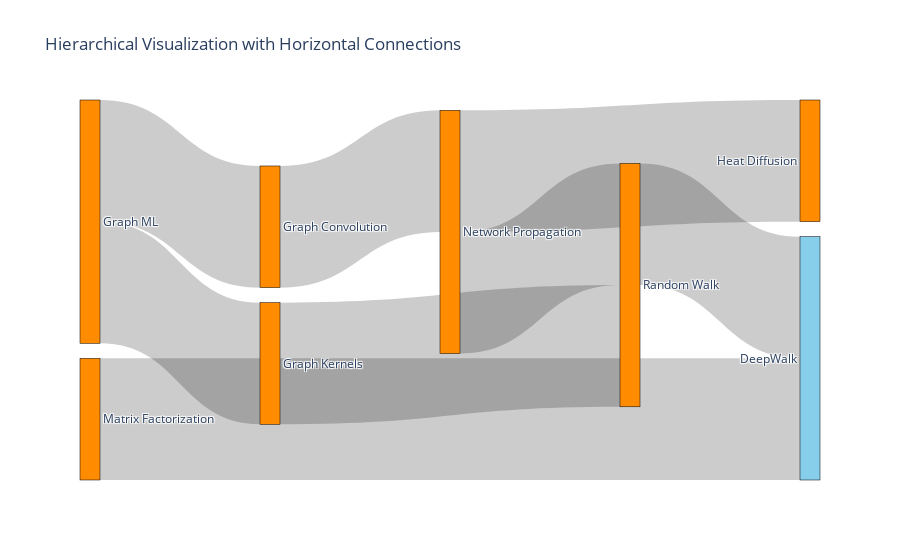

Notebook code for this chart:
### Code cell
import plotly.graph_objects as go

fig = go.Figure(go.Sankey(
    arrangement="snap",
    node=dict(
        pad=15,
        thickness=20,
        line=dict(color="black", width=0.5),
        label=["Graph ML", "Graph Convolution", "Graph Kernels", "Network Propagation", "Random Walk", "Heat Diffusion", "Matrix Factorization", "DeepWalk"],
        color=["darkorange", "darkorange","darkorange","darkorange","darkorange","darkorange", "darkorange", "skyblue"]
    ),
    link=dict(
        source=[0,0,1,2,3,3,4,6,6],  # Indices correspond to labels, eg Graph ML=0, Graph Convolution=1, etc.
        target=[1,2,3,4,4,5,7,7,7],
        value=[1, 1, 1, 1, 1, 1, 1, 1]
    )))

fig.update_layout(title_text="Hierarchical Visualization with Horizontal Connections", font_size=12)
fig.show()

### Figure 1 — Plotly figure (JSON) as saved in the notebook; plotly's stock layout.template omitted (floating-point values rounded to 4 significant figures)
{"data": [{"arrangement": "snap", "link": {"source": [0, 0, 1, 2, 3, 3, 4, 6, 6], "target": [1, 2, 3, 4, 4, 5, 7, 7, 7], "value": [1, 1, 1, 1, 1, 1, 1, 1]}, "node": {"color": ["darkorange", "darkorange", "darkorange", "darkorange", "darkorange", "darkorange", "darkorange", "skyblue"], "label": ["Graph ML", "Graph Convolution", "Graph Kernels", "Network Propagation", "Random Walk", "Heat Diffusion", "Matrix Factorization", "DeepWalk"], "line": {"color": "black", "width": 0.5}, "pad": 15, "thickness": 20}, "type": "sankey"}], "layout": {"font": {"size": 12}, "title": {"text": "Hierarchical Visualization with Horizontal Connections"}}}
